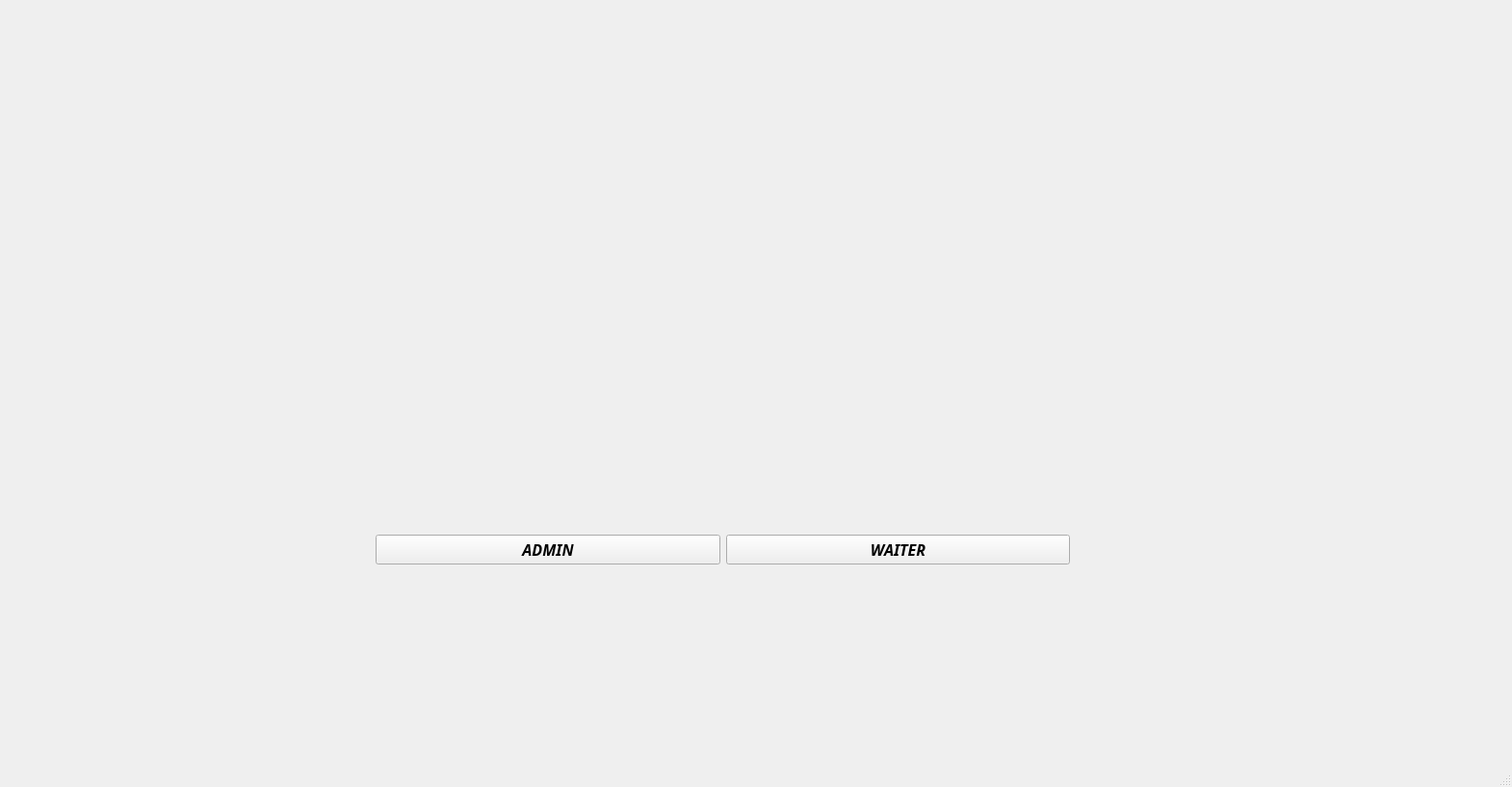
<?xml version="1.0" encoding="UTF-8"?>
<ui version="4.0">
 <class>MainWindow</class>
 <widget class="QMainWindow" name="MainWindow">
  <property name="geometry">
   <rect>
    <x>0</x>
    <y>0</y>
    <width>1570</width>
    <height>817</height>
   </rect>
  </property>
  <property name="windowTitle">
   <string>MainWindow</string>
  </property>
  <widget class="QWidget" name="centralwidget">
   <widget class="QLabel" name="photo2_label">
    <property name="geometry">
     <rect>
      <x>390</x>
      <y>200</y>
      <width>340</width>
      <height>350</height>
     </rect>
    </property>
    <property name="text">
     <string/>
    </property>
   </widget>
   <widget class="QLabel" name="photo1_label">
    <property name="geometry">
     <rect>
      <x>760</x>
      <y>200</y>
      <width>340</width>
      <height>350</height>
     </rect>
    </property>
    <property name="text">
     <string/>
    </property>
   </widget>
   <widget class="QWidget" name="">
    <property name="geometry">
     <rect>
      <x>390</x>
      <y>510</y>
      <width>721</width>
      <height>121</height>
     </rect>
    </property>
    <layout class="QHBoxLayout" name="horizontalLayout">
     <item>
      <widget class="QPushButton" name="Admin_PushButton">
       <property name="font">
        <font>
         <family>Sitka Heading</family>
         <pointsize>12</pointsize>
         <italic>true</italic>
         <bold>true</bold>
        </font>
       </property>
       <property name="text">
        <string>ADMIN</string>
       </property>
      </widget>
     </item>
     <item>
      <widget class="QPushButton" name="Waiter_PushButton">
       <property name="font">
        <font>
         <family>Sitka Heading</family>
         <pointsize>12</pointsize>
         <italic>true</italic>
         <bold>true</bold>
        </font>
       </property>
       <property name="text">
        <string>WAITER</string>
       </property>
      </widget>
     </item>
    </layout>
   </widget>
  </widget>
  <widget class="QMenuBar" name="menubar">
   <property name="geometry">
    <rect>
     <x>0</x>
     <y>0</y>
     <width>1570</width>
     <height>26</height>
    </rect>
   </property>
  </widget>
  <widget class="QStatusBar" name="statusbar"/>
 </widget>
 <resources/>
 <connections/>
</ui>
